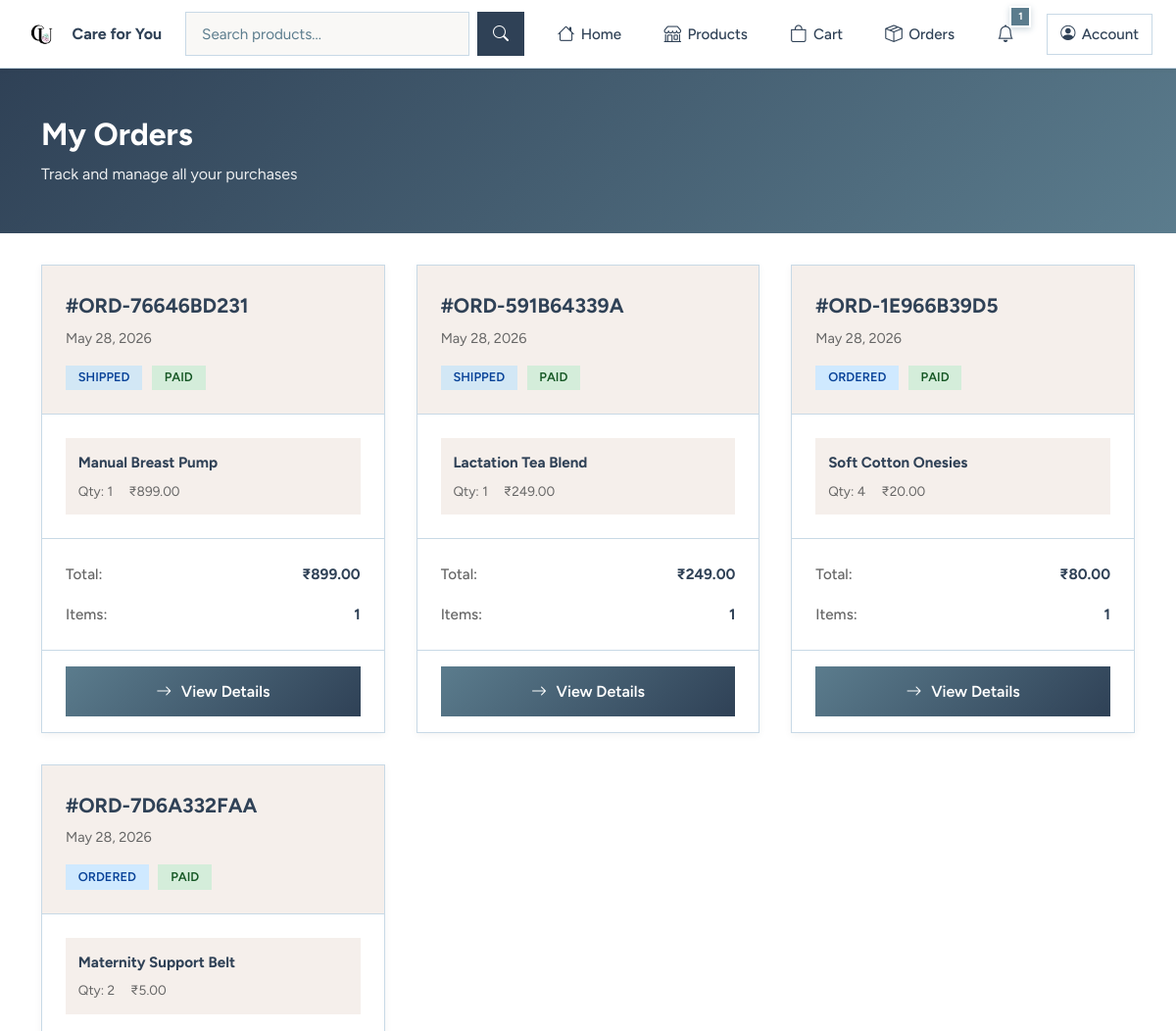
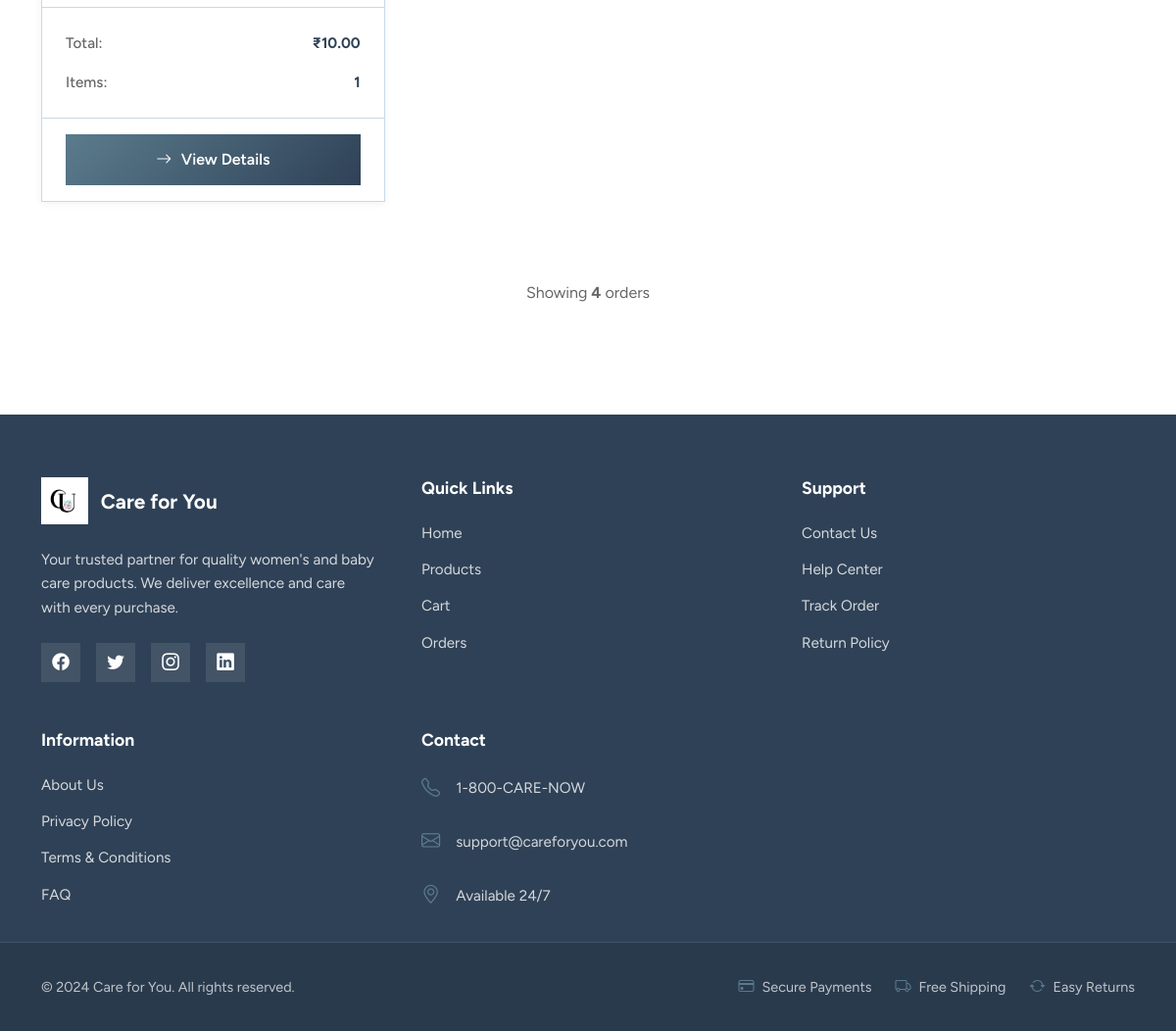
The page /orders/ (signed in) on the database its author committed (2 pictures, top to bottom).
### apps/orders/models.py (models this page shows, shortened)
class Order(models.Model):
    STATUS_CHOICES = [
        ("created", "Created"),
        ("ordered", "Ordered"),
        ("packed", "Packed"),
        ("shipped", "Shipped"),
        ("out_for_delivery", "Out for Delivery"),
        ("delivered", "Delivered"),
        ("cancelled", "Cancelled"),
    ]
    PAYMENT_STATUS_CHOICES = [
        ("pending", "Pending"),
        ("success", "Success"),
        ("failed", "Failed"),
    ]
    user = models.ForeignKey(User, on_delete=models.CASCADE, related_name="orders")
    order_id = models.CharField(max_length=20, unique=True, editable=False)
    shipping_address = models.TextField(blank=True)
    total_amount = models.DecimalField(max_digits=10, decimal_places=2, default=0)
    status = models.CharField(max_length=20, choices=STATUS_CHOICES, default="created")
    payment_status = models.CharField(max_length=20, choices=PAYMENT_STATUS_CHOICES, default="pending")
    created_at = models.DateTimeField(auto_now_add=True)
    updated_at = models.DateTimeField(auto_now=True)
    cancelled_at = models.DateTimeField(null=True, blank=True)
    class Meta:
        ordering = ["-created_at"]

class OrderItem(models.Model):
    order = models.ForeignKey(Order, on_delete=models.CASCADE, related_name="items")
    product = models.ForeignKey(Product, on_delete=models.PROTECT)
    quantity = models.PositiveIntegerField(default=1)
    price = models.DecimalField(max_digits=10, decimal_places=2)

### apps/products/models.py (models this page shows, shortened)
class Product(models.Model):
    AGE_GROUP_CHOICES = [
        ("all", "All Ages"),
        ("0-6", "0-6 months"),
        ("6-12", "6-12 months"),
        ("1-3", "1-3 years"),
        ("3+", "3+ years"),
        ("mother", "Mother Care"),
    ]
    name = models.CharField(max_length=150)
    category = models.ForeignKey(Category, on_delete=models.PROTECT, related_name="products")
    price = models.DecimalField(max_digits=10, decimal_places=2)
    description = models.TextField()
    image = models.ImageField(upload_to="products/", blank=True, null=True)
    stock = models.PositiveIntegerField(default=0)
    baby_age_group = models.CharField(max_length=10, choices=AGE_GROUP_CHOICES, default="all")
    is_active = models.BooleanField(default=True)
    created_at = models.DateTimeField(auto_now_add=True)
    class Meta:
        ordering = ["-created_at"]

### apps/orders/views.py (the view)
# urls.py: path("", OrderListView.as_view(), name="list"),
class OrderListView(LoginRequiredMixin, ListView):
    model = Order
    template_name = "orders/order_list.html"
    context_object_name = "orders"
    def get_queryset(self):
        return Order.objects.filter(
            user=self.request.user,
            payment_status="success",
        ).prefetch_related("items")

### apps/accounts/authentication.py (called while the page is built)
    def get_user(self, user_id):
        try:
            return User.objects.get(pk=user_id)
        except User.DoesNotExist:
            return None

### apps/notifications_app/templatetags/notification_filters.py (called while the page is built)
@register.filter
def unread_count(user):
    if user and user.is_authenticated:
        return user.notifications.filter(is_read=False).count()
    return 0

### templates/orders/order_list.html (shortened to what this page needs)
{% extends 'base.html' %}
{% block content %}
<div class="orders-header">
    <div class="container-lg">
        <h1 class="orders-title">My Orders</h1>
        <p class="orders-subtitle">Track and manage all your purchases</p>
    </div>
</div>
<div class="container-lg orders-container">
    {% if orders %}
        <div class="orders-grid">
            {% for order in orders %}
            <div class="order-card">
                <div class="order-header">
                    <div class="order-id-section">
                        <div class="order-id">#{{ order.order_id }}</div>
                        <div class="order-date">{{ order.created_at|date:"M d, Y" }}</div>
                    </div>
                    <div class="order-badges">
                        <span class="badge badge-status {% if order.status == 'pending' %}badge-pending{% elif order.status == 'cancelled' %}badge-cancelled{% elif order.status == 'ordered' %}badge-ordered{% elif order.status == 'packed' %}badge-packed{% elif order.status == 'shipped' %}badge-shipped{% elif order.status == 'out_for_delivery' %}badge-out-for-delivery{% else %}badge-delivered{% endif %}">
                            {{ order.get_status_display }}
                        </span>
                        <span class="badge badge-payment {% if order.payment_status == 'pending' %}badge-payment-pending{% else %}badge-payment-success{% endif %}">
                            {% if order.get_payment_status_display == 'Pending' %}
                                Unpaid
                            {% else %}
                                Paid
                            {% endif %}
                        </span>
                    </div>
                </div>
                <div class="order-items-preview">
                    {% with items=order.items.all|slice:":2" %}
                        {% for item in items %}
                        <div class="preview-item">
                            <strong>{{ item.product.name }}</strong>
                            <div class="preview-meta">
                                <span>Qty: {{ item.quantity }}</span>
                                <span>₹{{ item.price }}</span>
                            </div>
                        </div>
                        {% endfor %}
                    {% endwith %}
                </div>
                <div class="order-details">
                    <div class="detail-row">
                        <span class="detail-label">Total:</span>
                        <span class="detail-value">₹{{ order.total_amount }}</span>
                    </div>
                    <div class="detail-row">
                        <span class="detail-label">Items:</span>
                        <span class="detail-value">{{ order.items.count }}</span>
                    </div>
                </div>
                <div class="order-footer">
                    <a href="{% url 'orders:detail' order.id %}" class="btn-track">
                        <i class="bi bi-arrow-right"></i> View Details
                    </a>
                </div>
            </div>
            {% endfor %}
        </div>
        <div class="orders-info">
            <p>Showing <strong>{{ orders.count }}</strong> order{% if orders.count != 1 %}s{% endif %}</p>
        </div>
    {% endif %}
</div>
{% endblock %}

### static/css/styles.css (style rules this page uses)
:root { --font-family-base: 'Figtree', sans-serif; --primary-navy: #2F4156; --secondary-teal: #5B7C8D; --accent-blue: #C8D9E6; --bg-beige: #F5EFEB; --text-dark: #2F4156; --text-light: #5B7C8D; --border-color: #D8D0CA; --white: #FFFFFF; }
* { margin: 0; padding: 0; box-sizing: border-box; border-radius: 0 !important; }
html, body { height: 100%; }
body { background-color: var(--white); font-family: var(--font-family-base); color: var(--text-dark); line-height: 1.6; }

### templates/orders/order_list.html (style rules this page uses)
.orders-header { background: linear-gradient(135deg, #2F4156, #5B7C8D); color: white; padding: 3rem 0 2rem; margin-bottom: 2rem; }
.orders-title { font-size: 2rem; font-weight: 700; margin-bottom: 0.5rem; }
.orders-subtitle { font-size: 1rem; opacity: 0.9; }
.orders-container { padding-bottom: 4rem; }
.orders-grid { display: grid; grid-template-columns: repeat(auto-fill, minmax(350px, 1fr)); gap: 2rem; margin-bottom: 3rem; }
.order-card { background: white; border-radius: 0.8rem; border: 1px solid #C8D9E6; overflow: hidden; box-shadow: 0 2px 8px rgba(0, 0, 0, 0.05); transition: all 0.3s ease; display: flex; flex-direction: column; }
.order-header { padding: 1.5rem; border-bottom: 1px solid #C8D9E6; background: #F5EFEB; }
.order-id-section { margin-bottom: 1rem; }
.order-id { font-size: 1.3rem; font-weight: 700; color: #2F4156; }
.order-date { font-size: 0.9rem; color: #666; margin-top: 0.3rem; }
.order-badges { display: flex; gap: 0.6rem; flex-wrap: wrap; }
.badge { padding: 0.4rem 0.8rem; border-radius: 0.4rem; font-size: 0.8rem; text-transform: uppercase; font-weight: 600; }
.badge-status { background: #e3f2fd; color: #1976d2; }
.badge-ordered { background: #cfe9ff !important; color: #084298 !important; }
.badge-shipped { background: #d2e7f5 !important; color: #084298 !important; }
.badge-payment { background: #f8d7da; color: #721c24; }
.badge-payment-success { background: #d4edda !important; color: #155724 !important; }
.order-items-preview { padding: 1.5rem; border-bottom: 1px solid #C8D9E6; flex-grow: 1; }
.preview-item { padding: 0.8rem; background: #F5EFEB; border-radius: 0.6rem; margin-bottom: 0.8rem; }
.preview-item:last-of-type:not(:has(+ .preview-more)) { margin-bottom: 0; }
.preview-item strong { display: block; color: #2F4156; font-size: 0.95rem; margin-bottom: 0.4rem; }
.preview-meta { display: flex; gap: 1rem; font-size: 0.85rem; color: #666; }
.preview-meta span { display: flex; align-items: center; }
.order-details { padding: 1rem 1.5rem; border-bottom: 1px solid #C8D9E6; }
.detail-row { display: flex; justify-content: space-between; padding: 0.5rem 0; font-size: 0.95rem; }
.detail-label { color: #666; font-weight: 500; }
.detail-value { color: #2F4156; font-weight: 700; }
.order-footer { padding: 1rem 1.5rem; }
.btn-track { display: inline-flex; align-items: center; gap: 0.6rem; background: linear-gradient(135deg, #5B7C8D, #2F4156); color: white; padding: 0.8rem 1.5rem; border-radius: 0.6rem; text-decoration: none; font-weight: 600; transition: all 0.3s ease; width: 100%; justify-content: center; border: none; }
.orders-info { text-align: center; color: #666; padding: 2rem; }

### rows shown on the page
Order: order_id "ORD-76646BD231", created_at "May 28, 2026", status "SHIPPED", payment_status "PAID", total_amount "899.00", items.count "1"
OrderItem: product.name "Manual Breast Pump", quantity "1", price "899.00"
Order: order_id "ORD-591B64339A", created_at "May 28, 2026", status "SHIPPED", payment_status "PAID", total_amount "249.00", items.count "1"
OrderItem: product.name "Lactation Tea Blend", quantity "1", price "249.00"
Order: order_id "ORD-1E966B39D5", created_at "May 28, 2026", status "ORDERED", payment_status "PAID", total_amount "80.00", items.count "1"
OrderItem: product.name "Soft Cotton Onesies", quantity "4", price "20.00"
Order: order_id "ORD-7D6A332FAA", created_at "May 28, 2026", status "ORDERED", payment_status "PAID", total_amount "10.00", items.count "1"
OrderItem: product.name "Maternity Support Belt", quantity "2", price "5.00"

### other values the page prints
{{ count }} "1"
{{ orders.count }} "4"
